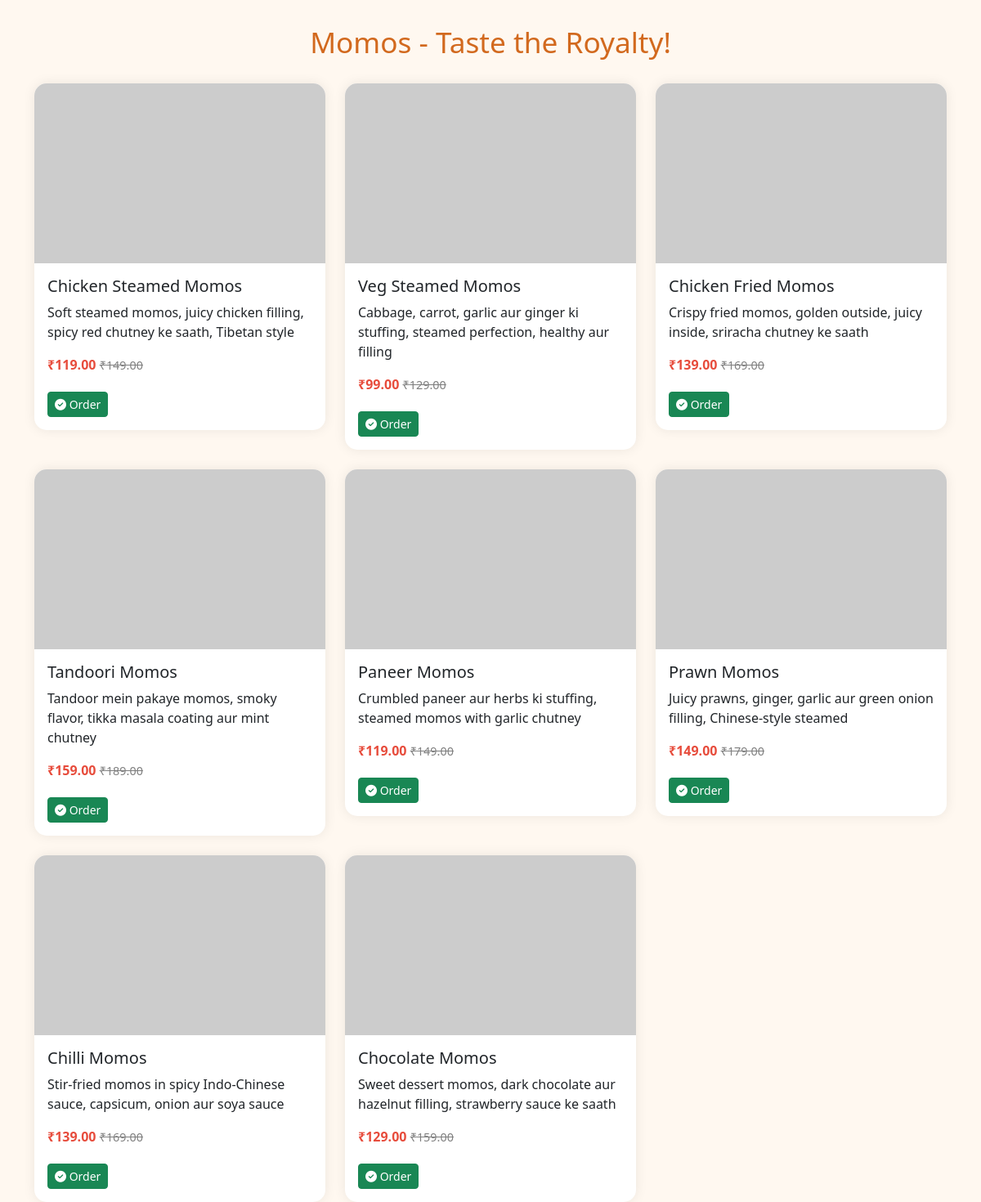
/momos.php, run on the app's committed database.
### tables this page shows
CREATE TABLE IF NOT EXISTS `biryanis` (
    `id`          INT(11) NOT NULL AUTO_INCREMENT,
    `food_name`   VARCHAR(200) NOT NULL,
    `image`       VARCHAR(300) DEFAULT NULL,
    `description` TEXT DEFAULT NULL,
    `price`       DECIMAL(10,2) NOT NULL DEFAULT 0.00,
    `offer_price` DECIMAL(10,2) DEFAULT 0.00,
    `category`    VARCHAR(100) DEFAULT 'biryani',
    `created_at`  TIMESTAMP DEFAULT CURRENT_TIMESTAMP,
    PRIMARY KEY (`id`)
);

### momos.php (the view, shortened to what this page needs)
<?php
$conn = mysqli_connect("localhost", "root", "", "fooddb");
$sql = "SELECT * FROM biryanis WHERE category='momos'";
$result = mysqli_query($conn, $sql);
?>
<!DOCTYPE html>
<html lang="en">
<head>
  <link href="https://cdn.jsdelivr.net/npm/bootstrap@5.3.3/dist/css/bootstrap.min.css" rel="stylesheet">
  <link rel="stylesheet" href="https://cdnjs.cloudflare.com/ajax/libs/font-awesome/6.5.0/css/all.min.css">
</head>
<body>
<div class="container">
  <h2 class="heading"> Momos - Taste the Royalty!</h2>
  <div class="row g-4">
    <?php while($row = mysqli_fetch_assoc($result)): ?>
      <div class="col-md-4 col-sm-6">
        <div class="card">
          <img src="<?= htmlspecialchars($row['image']); ?>" alt="<?= htmlspecialchars($row['food_name']); ?>" class="food-img">
          <div class="card-body">
            <h5 class="card-title"><?= htmlspecialchars($row['food_name']); ?></h5>
            <p class="card-text"><?= htmlspecialchars($row['description']); ?></p>
            <p>
              <span class="price">₹<?= $row['offer_price']; ?></span>
              <span class="original-price">₹<?= $row['price']; ?></span>
            </p>
            <div class="btns">
              <a href="order.php?id=<?= $row['id']; ?>" class="btn btn-success btn-sm"><i class="fas fa-check-circle"></i> Order</a>
            </div>
          </div>
        </div>
      </div>
    <?php endwhile; ?>
  </div>
</div>
</body>
</html>

### momos.php (style rules this page uses)
body { background: #fff8f0; font-family: 'Segoe UI', sans-serif; }
h2.heading { text-align: center; margin: 30px 0; font-size: 2.2rem; color: #d2691e; position: relative; animation: slideUp 1s ease-out; }
.card { border: none; border-radius: 15px; box-shadow: 0 0 15px rgba(0,0,0,0.08); transition: transform 0.3s ease; overflow: hidden; }
.food-img { height: 220px; width: 100%; object-fit: cover; }
.price { color: #e74c3c; font-weight: bold; }
.original-price { text-decoration: line-through; color: grey; font-size: 0.9rem; }
.btns a { margin: 5px 5px 0 0; }

### data on the page
biryanis: food_name "Chicken Steamed Momos", description "Soft steamed momos, juicy chicken filling, spicy red chutney ke saath, Tibetan style", offer_price "119.00", price "149.00"
biryanis: food_name "Veg Steamed Momos", description "Cabbage, carrot, garlic aur ginger ki stuffing, steamed perfection, healthy aur filling", offer_price "99.00", price "129.00"
biryanis: food_name "Chicken Fried Momos", description "Crispy fried momos, golden outside, juicy inside, sriracha chutney ke saath", offer_price "139.00", price "169.00"
biryanis: food_name "Tandoori Momos", description "Tandoor mein pakaye momos, smoky flavor, tikka masala coating aur mint chutney", offer_price "159.00", price "189.00"
biryanis: food_name "Paneer Momos", description "Crumbled paneer aur herbs ki stuffing, steamed momos with garlic chutney", offer_price "119.00", price "149.00"
biryanis: food_name "Prawn Momos", description "Juicy prawns, ginger, garlic aur green onion filling, Chinese-style steamed", offer_price "149.00", price "179.00"
biryanis: food_name "Chilli Momos", description "Stir-fried momos in spicy Indo-Chinese sauce, capsicum, onion aur soya sauce", offer_price "139.00", price "169.00"
biryanis: food_name "Chocolate Momos", description "Sweet dessert momos, dark chocolate aur hazelnut filling, strawberry sauce ke saath", offer_price "129.00", price "159.00"
